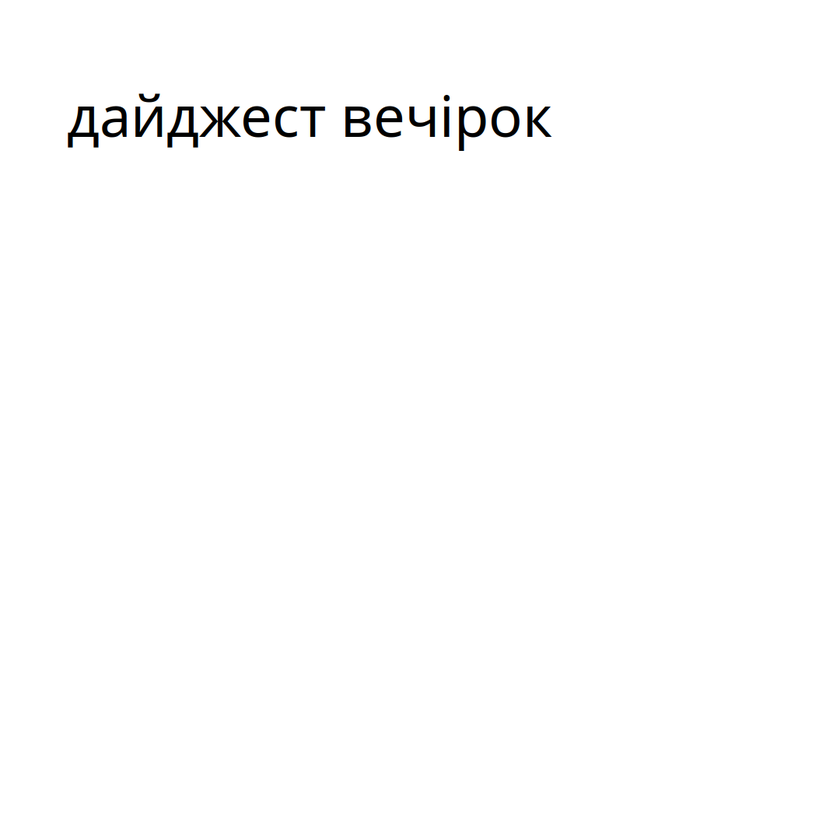
#> input picture templates/sample01.png, 840 x 840 px, shrunk from 1080 x 1080 before the run, found by its file name
$ python image_processor.py
#> lines starting #> are read from the running program, lines starting #| are printed output that depends on the picture
from PIL import Image, ImageDraw, ImageFont
import textwrap

def add_text_to_image(image_path, output_path, text, font_size=40, font_color=(255, 255, 255)):
    """
    Додає текст на зображення по центру.

    Args:
        image_path (str): Шлях до вхідного зображення
        output_path (str): Шлях для збереження результату
        text (str): Текст для додавання
        font_size (int): Розмір шрифту
        font_color (tuple): Колір тексту у форматі RGB
    """
#> called with image_path = 'sample01.png', output_path = 'output.png', text = '10-12 січня', font_size = 120, font_color = (0, 0, 255)
    # Відкриваємо зображення
    img = Image.open(image_path)
#> img is the input picture: PIL image 840x840 RGBA; mean R, G, B, A 252.9, 252.9, 252.9, 255

    # Створюємо об'єкт для малювання
    draw = ImageDraw.Draw(img)

    # Завантажуємо шрифт
    try:
        font = ImageFont.truetype("DejaVuSans.ttf", font_size)
    except:
        # Якщо шрифт не знайдено, використовуємо стандартний
        font = ImageFont.load_default()

    # Отримуємо розміри зображення
    img_width, img_height = img.size
#> img_width = 840; img_height = 840

    # Розбиваємо довгий текст на рядки
    max_width = int(img_width * 0.8)  # Використовуємо 80% ширини зображення
#> max_width = 672
    lines = textwrap.wrap(text, width=int(max_width / (font_size * 0.6)))
#> lines = ['10-12', 'січня']

    # Розраховуємо загальну висоту тексту
    line_height = font_size + 5
    text_height = len(lines) * line_height
#> text_height = 250

    # Розраховуємо початкову y-координату для центрування тексту
    y = (img_height - text_height) / 2
#> y = 295

    # Додаємо кожен рядок тексту
    for line in lines:
        # Отримуємо ширину конкретного рядка
        line_width = draw.textlength(line, font=font)
        # Розраховуємо x-координату для центрування
        x = (img_width - line_width) / 2

        # Додаємо тінь для кращої читабельності
        draw.text((x+2, y+2), line, font=font, fill=(0, 0, 0))
        # Додаємо основний текст
        draw.text((x, y), line, font=font, fill=font_color)

        y += line_height
#> this loop made 2 passes
#> (line_width, x) on passes 1 to 2: (348.7, 245.7), (320.9, 259.6)
#> after the loop, y = 545

    # Зберігаємо результат
    img.save(output_path)
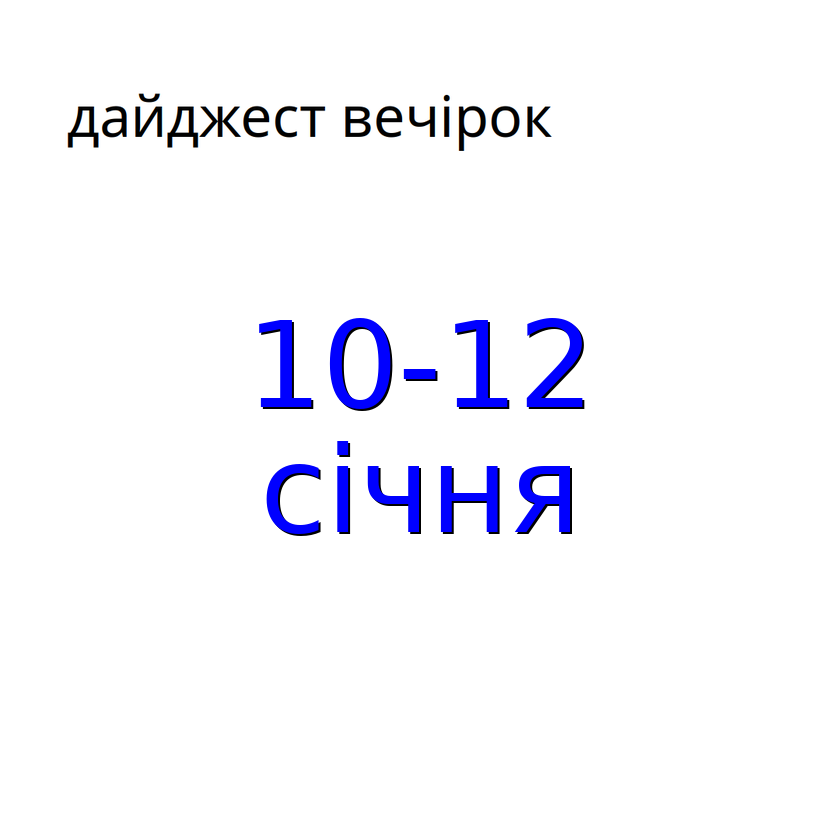
#> saved as output.png: PIL image 840x840 RGBA; mean R, G, B, A 246.6, 246.6, 251.9, 255

if __name__ == "__main__":
    # Приклад використання
    add_text_to_image(
        "sample01.png",
        "output.png",
        "10-12 січня",
        font_size=120,
        font_color=(0, 0, 255)
    )
